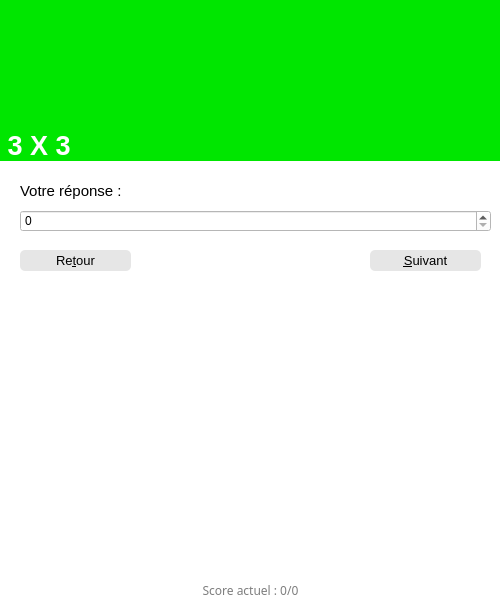
<?xml version="1.0" encoding="UTF-8"?>
<ui version="4.0">
 <class>Window</class>
 <widget class="QWidget" name="Window">
  <property name="geometry">
   <rect>
    <x>0</x>
    <y>0</y>
    <width>500</width>
    <height>600</height>
   </rect>
  </property>
  <property name="minimumSize">
   <size>
    <width>500</width>
    <height>600</height>
   </size>
  </property>
  <property name="maximumSize">
   <size>
    <width>500</width>
    <height>600</height>
   </size>
  </property>
  <property name="sizeIncrement">
   <size>
    <width>500</width>
    <height>600</height>
   </size>
  </property>
  <property name="font">
   <font>
    <family>Segoe UI</family>
   </font>
  </property>
  <property name="windowTitle">
   <string>TableTester</string>
  </property>
  <property name="windowIcon">
   <iconset>
    <normaloff>img/icon.svg</normaloff>img/icon.svg</iconset>
  </property>
  <property name="styleSheet">
   <string notr="true">background-color: rgb(255, 255, 255);</string>
  </property>
  <widget class="QLabel" name="AskLabel">
   <property name="geometry">
    <rect>
     <x>0</x>
     <y>0</y>
     <width>501</width>
     <height>161</height>
    </rect>
   </property>
   <property name="font">
    <font>
     <family>Segoe UI</family>
     <pointsize>20</pointsize>
     <weight>75</weight>
     <bold>true</bold>
    </font>
   </property>
   <property name="styleSheet">
    <string notr="true">color: rgb(255, 255, 255);
background-color: rgb(0, 230, 0);</string>
   </property>
   <property name="text">
    <string> 3 X 3</string>
   </property>
   <property name="textFormat">
    <enum>Qt::AutoText</enum>
   </property>
   <property name="alignment">
    <set>Qt::AlignBottom|Qt::AlignLeading|Qt::AlignLeft</set>
   </property>
  </widget>
  <widget class="QLabel" name="TitleLabel">
   <property name="geometry">
    <rect>
     <x>20</x>
     <y>180</y>
     <width>471</width>
     <height>21</height>
    </rect>
   </property>
   <property name="font">
    <font>
     <family>Segoe UI</family>
     <pointsize>11</pointsize>
    </font>
   </property>
   <property name="text">
    <string>Votre réponse :</string>
   </property>
  </widget>
  <widget class="QSpinBox" name="Number">
   <property name="geometry">
    <rect>
     <x>20</x>
     <y>210</y>
     <width>471</width>
     <height>22</height>
    </rect>
   </property>
   <property name="font">
    <font>
     <family>Segoe UI</family>
    </font>
   </property>
   <property name="prefix">
    <string/>
   </property>
   <property name="maximum">
    <number>999</number>
   </property>
  </widget>
  <widget class="QPushButton" name="Next">
   <property name="geometry">
    <rect>
     <x>370</x>
     <y>250</y>
     <width>111</width>
     <height>21</height>
    </rect>
   </property>
   <property name="font">
    <font>
     <family>Segoe UI</family>
     <pointsize>10</pointsize>
    </font>
   </property>
   <property name="contextMenuPolicy">
    <enum>Qt::PreventContextMenu</enum>
   </property>
   <property name="toolTip">
    <string>&lt;html&gt;&lt;head/&gt;&lt;body&gt;&lt;p&gt;&lt;span style=&quot; font-weight:600;&quot;&gt;Suivant&lt;/span&gt;&lt;/p&gt;&lt;p&gt;Prendre en compte votre réponse et passer à la question suivante.&lt;/p&gt;&lt;/body&gt;&lt;/html&gt;</string>
   </property>
   <property name="toolTipDuration">
    <number>-1</number>
   </property>
   <property name="styleSheet">
    <string notr="true">background-color: rgb(230, 230, 230);
border-radius: 5px;</string>
   </property>
   <property name="text">
    <string>&amp;Suivant</string>
   </property>
   <property name="flat">
    <bool>true</bool>
   </property>
  </widget>
  <widget class="QPushButton" name="Back">
   <property name="geometry">
    <rect>
     <x>20</x>
     <y>250</y>
     <width>111</width>
     <height>21</height>
    </rect>
   </property>
   <property name="font">
    <font>
     <family>Segoe UI</family>
     <pointsize>10</pointsize>
    </font>
   </property>
   <property name="contextMenuPolicy">
    <enum>Qt::PreventContextMenu</enum>
   </property>
   <property name="toolTip">
    <string>&lt;html&gt;&lt;head/&gt;&lt;body&gt;&lt;p&gt;&lt;span style=&quot; font-weight:600;&quot;&gt;Retour&lt;/span&gt;&lt;/p&gt;&lt;p&gt;Retournez au menu et abandonnez votre test actuel.&lt;/p&gt;&lt;/body&gt;&lt;/html&gt;</string>
   </property>
   <property name="toolTipDuration">
    <number>-1</number>
   </property>
   <property name="styleSheet">
    <string notr="true">background-color: rgb(230, 230, 230);
border-radius: 5px;</string>
   </property>
   <property name="text">
    <string>Re&amp;tour</string>
   </property>
   <property name="shortcut">
    <string>Esc</string>
   </property>
   <property name="flat">
    <bool>true</bool>
   </property>
  </widget>
  <widget class="QLabel" name="ResultLabel">
   <property name="geometry">
    <rect>
     <x>20</x>
     <y>300</y>
     <width>451</width>
     <height>16</height>
    </rect>
   </property>
   <property name="text">
    <string/>
   </property>
  </widget>
  <widget class="QLabel" name="score_ui">
   <property name="geometry">
    <rect>
     <x>0</x>
     <y>580</y>
     <width>501</width>
     <height>20</height>
    </rect>
   </property>
   <property name="font">
    <font>
     <family>Segoe UI Semilight</family>
    </font>
   </property>
   <property name="styleSheet">
    <string notr="true">color: rgb(125, 125, 125);</string>
   </property>
   <property name="text">
    <string>Score actuel : 0/0</string>
   </property>
   <property name="alignment">
    <set>Qt::AlignCenter</set>
   </property>
  </widget>
 </widget>
 <resources/>
 <connections/>
</ui>
